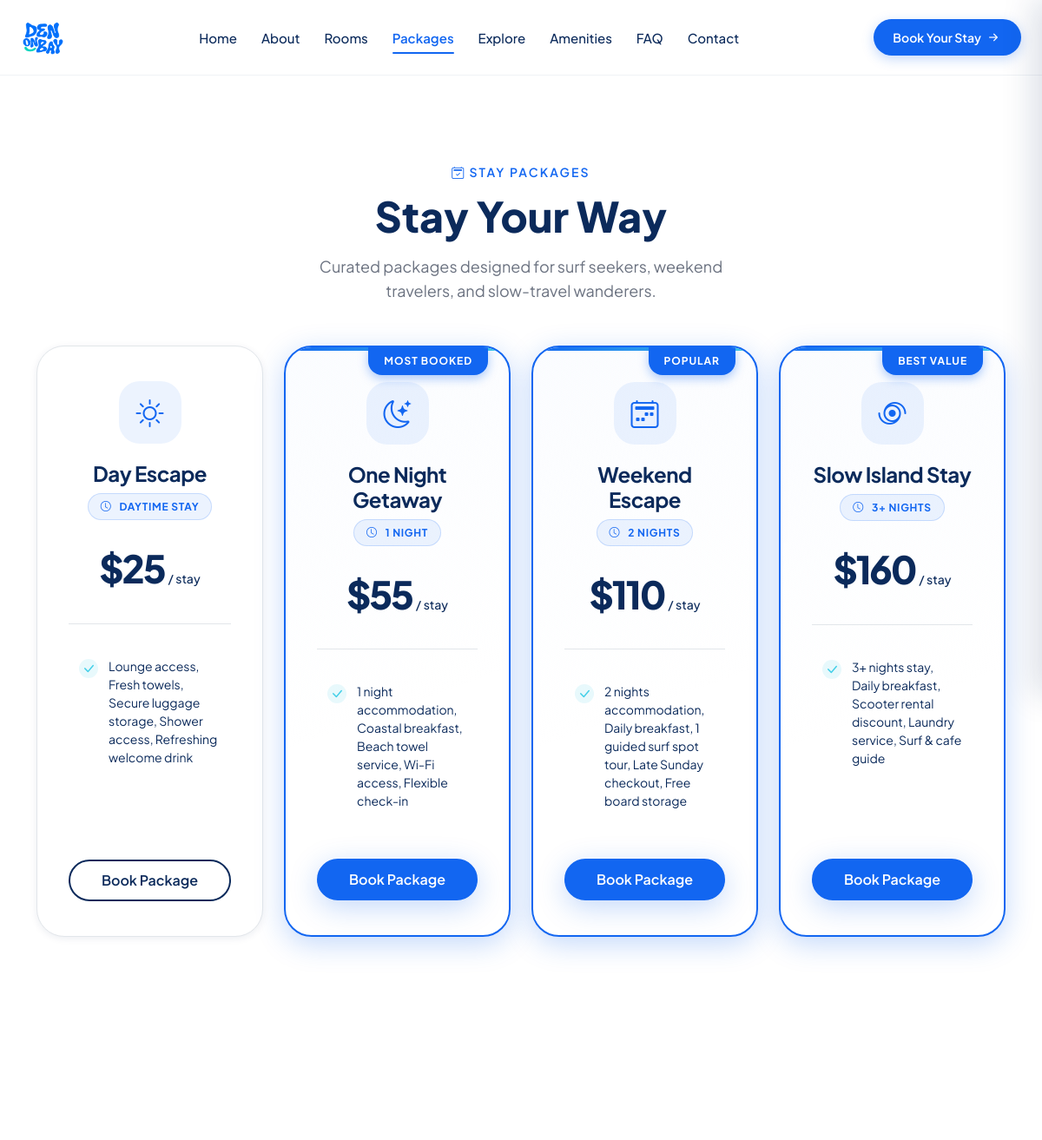
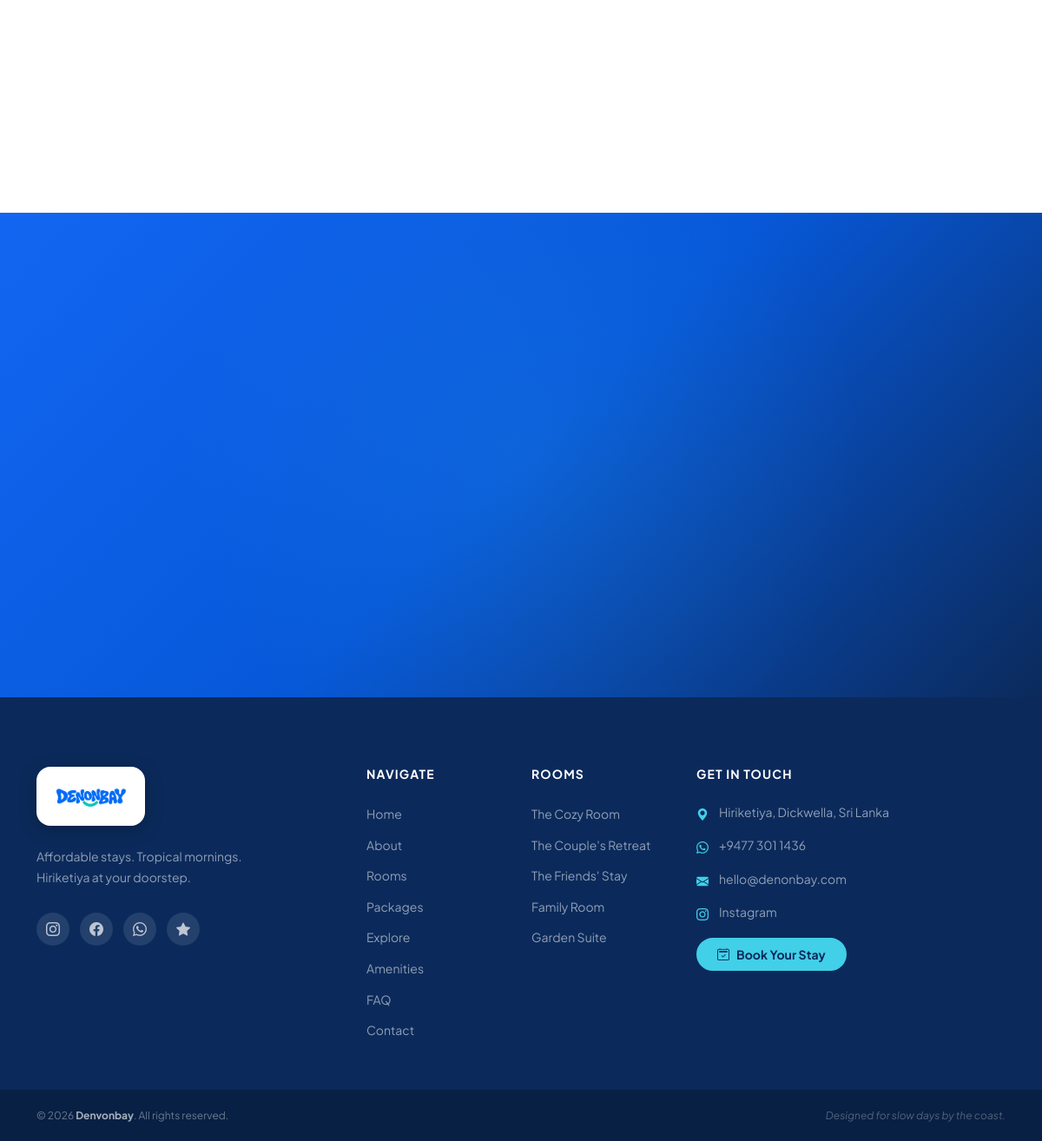
The page /packages.php on the database its author committed (2 pictures, top to bottom).
### tables this page shows
CREATE TABLE IF NOT EXISTS `packages` (
  `id` INT AUTO_INCREMENT PRIMARY KEY,
  `title` VARCHAR(100) NOT NULL,
  `slug` VARCHAR(100) NOT NULL UNIQUE,
  `subtitle` VARCHAR(150) DEFAULT NULL,
  `duration` VARCHAR(50) NOT NULL,
  `price` DECIMAL(10,2) NOT NULL,
  `badge` VARCHAR(50) DEFAULT NULL,
  `icon` VARCHAR(50) DEFAULT 'bi-sun',
  `features` TEXT DEFAULT NULL,
  `is_active` TINYINT(1) NOT NULL DEFAULT 1,
  `created_at` DATETIME DEFAULT CURRENT_TIMESTAMP
);

### includes/functions.php (called while the page is built, shortened)
<?php
function e($string) {
    return htmlspecialchars((string)$string, ENT_QUOTES, 'UTF-8');
}
function format_price($amount) {
    return '$' . number_format((float)$amount, 0);
}
function get_packages($pdo) {
    try {
        $stmt = $pdo->query("SELECT * FROM packages WHERE is_active = 1 ORDER BY id ASC");
        return $stmt->fetchAll();
    } catch (PDOException $e) {
        return [];
    }
}
function get_site_settings($pdo) {
    static $cachedSettings = null;
    if ($cachedSettings !== null) {
        return $cachedSettings;
    }
    $cachedSettings = [];
    try {
        $stmt = $pdo->query("SELECT setting_key, setting_value FROM site_settings");
        while ($row = $stmt->fetch()) {
            $cachedSettings[$row['setting_key']] = $row['setting_value'];
        }
    } catch (PDOException $e) {
    }
    return $cachedSettings;
}
function get_setting($pdo, $key, $default = '') {
    $settings = get_site_settings($pdo);
    return $settings[$key] ?? $default;
}

### packages.php (the view, shortened to what this page needs)
<?php
require_once 'config/database.php';
require_once 'includes/functions.php';
$packages = get_packages($pdo);
?>
<!DOCTYPE html>
<html lang="en">
<head>
    <link rel="stylesheet" href="https://cdn.jsdelivr.net/npm/bootstrap@5.3.3/dist/css/bootstrap.min.css">
    <link rel="stylesheet" href="https://cdn.jsdelivr.net/npm/bootstrap-icons@1.11.3/font/bootstrap-icons.min.css">
    <link rel="stylesheet" href="assets/css/common.css?v=<?= file_exists('assets/css/common.css') ? filemtime('assets/css/common.css') : '2.0' ?>">
    <link rel="stylesheet" href="assets/css/packages.css">
</head>
<body>
<?php include 'header.php'; ?>
<main id="main-content">
    <section class="packages-page-section">
        <div class="container">
            <div class="section-header text-center mb-5" data-reveal="up">
                <span class="section-eyebrow-dark"><i class="bi bi-calendar2-check me-1"></i>Stay Packages</span>
                <h1 class="section-heading-dark">Stay Your Way</h1>
                <p class="section-subtext-dark">Curated packages designed for surf seekers, weekend travelers, and slow-travel wanderers.</p>
            </div>
            <div class="row gy-4">
                <?php foreach ($packages as $pkg): ?>
                    <?php
                        $featuresList = array_filter(array_map('trim', explode("\n", $pkg['features'] ?? '')));
                        $isFeatured = !empty($pkg['badge']);
                    ?>
                    <div class="col-lg-3 col-md-6" data-reveal="up">
                        <div class="package-full-card <?= $isFeatured ? 'featured' : '' ?>" id="<?= e($pkg['slug']) ?>">
                            <?php if (!empty($pkg['badge'])): ?>
                                <div class="package-badge-tag"><?= e($pkg['badge']) ?></div>
                            <?php endif; ?>
                            <div class="package-header">
                                <div class="package-icon-wrap">
                                    <i class="bi <?= e($pkg['icon'] ?? 'bi-sun') ?>"></i>
                                </div>
                                <h3 class="package-name"><?= e($pkg['title']) ?></h3>
                                <div class="package-duration-pill">
                                    <i class="bi bi-clock me-1"></i><?= e($pkg['duration']) ?>
                                </div>
                                <div class="package-price-box">
                                    <span class="package-price-num"><?= format_price($pkg['price']) ?></span>
                                    <span class="package-price-sub">/ stay</span>
                                </div>
                            </div>
                            <div class="package-features">
                                <?php foreach ($featuresList as $feat): ?>
                                    <div class="package-feature-item">
                                        <i class="bi bi-check-lg"></i>
                                        <span><?= e($feat) ?></span>
                                    </div>
                                <?php endforeach; ?>
                            </div>
                            <a href="booking.php?package=<?= urlencode($pkg['slug']) ?>"
                               class="btn <?= $isFeatured ? 'btn-hero-primary' : 'btn-hero-secondary' ?> w-100 mt-auto">
                                Book Package
                            </a>
                        </div>
                    </div>
                <?php endforeach; ?>
            </div>
        </div>
    </section>
</main>
<?php include 'footer.php'; ?>
</body>
</html>

### header.php (shortened to what this page needs)
<?php
$currentPage = basename($_SERVER['PHP_SELF'], '.php');
?>
<header id="site-header" class="site-header">
    <div class="header-container">
        <a href="index.php" class="site-logo" aria-label="Denvonbay Home">
            <img src="assets/images/logo/PrimaryLogo.png" alt="Denvonbay" class="site-logo-img">
        </a>
        <nav class="desktop-nav" aria-label="Main navigation">
            <ul class="nav-list">
                <li class="nav-item">
                    <a class="nav-link <?= ($currentPage === 'index' || $currentPage === '') ? 'active' : '' ?>" href="index.php">Home</a>
                </li>
                <li class="nav-item">
                    <a class="nav-link <?= ($currentPage === 'about') ? 'active' : '' ?>" href="about.php">About</a>
                </li>
                <li class="nav-item">
                    <a class="nav-link <?= ($currentPage === 'rooms' || $currentPage === 'room-details') ? 'active' : '' ?>" href="rooms.php">Rooms</a>
                </li>
                <li class="nav-item">
                    <a class="nav-link <?= ($currentPage === 'packages') ? 'active' : '' ?>" href="packages.php">Packages</a>
                </li>
                <li class="nav-item">
                    <a class="nav-link <?= ($currentPage === 'explore' || $currentPage === 'destination-details') ? 'active' : '' ?>" href="explore.php">Explore</a>
                </li>
                <li class="nav-item">
                    <a class="nav-link <?= ($currentPage === 'amenities') ? 'active' : '' ?>" href="amenities.php">Amenities</a>
                </li>
                <li class="nav-item">
                    <a class="nav-link <?= ($currentPage === 'faq') ? 'active' : '' ?>" href="faq.php">FAQ</a>
                </li>
                <li class="nav-item">
                    <a class="nav-link <?= ($currentPage === 'contact') ? 'active' : '' ?>" href="contact.php">Contact</a>
                </li>
            </ul>
        </nav>
        <div class="header-actions">
            <a href="booking.php" class="header-book-btn" id="navBookBtn">
                <span>Book Your Stay</span>
                <i class="bi bi-arrow-right-short"></i>
            </a>
        </div>
    </div>
</header>

### footer.php (shortened to what this page needs)
<?php
$f_phone = isset($pdo) ? get_setting($pdo, 'contact_phone', '+9477 301 1436') : '+9477 301 1436';
$f_wa = isset($pdo) ? get_setting($pdo, 'whatsapp_number', '94773011436') : '94773011436';
$f_email = isset($pdo) ? get_setting($pdo, 'contact_email', 'hello@denonbay.com') : 'hello@denonbay.com';
$f_address = isset($pdo) ? get_setting($pdo, 'hotel_address', 'Hiriketiya, Dickwella, Sri Lanka') : 'Hiriketiya, Dickwella, Sri Lanka';
$f_insta = isset($pdo) ? get_setting($pdo, 'instagram_url', 'https://instagram.com') : 'https://instagram.com';
$f_fb = isset($pdo) ? get_setting($pdo, 'facebook_url', 'https://facebook.com') : 'https://facebook.com';
$f_wa_digits = preg_replace('/[^0-9]/', '', $f_wa);
?>
<?php if (empty($hideFooterCta)): ?>
<section class="final-cta-section" id="final-cta" aria-label="Book your stay at Denvonbay">
    <div class="container">
    </div>
</section>
<?php endif; ?>
<footer class="site-footer" role="contentinfo">
    <div class="footer-main">
        <div class="container">
            <div class="row gy-5">
                <div class="col-lg-4 col-md-6">
                    <a href="index.php" class="footer-brand" aria-label="Denvonbay Home">
                        <img src="assets/images/logo/horizontal.png" alt="Denvonbay" class="footer-brand-img">
                    </a>
                    <p class="footer-tagline">
                        Affordable stays. Tropical mornings.<br>Hiriketiya at your doorstep.
                    </p>
                    <div class="footer-socials">
                        <a href="<?= htmlspecialchars($f_insta) ?>" target="_blank" rel="noopener" class="footer-social-link" aria-label="Instagram"><i class="bi bi-instagram"></i></a>
                        <a href="<?= htmlspecialchars($f_fb) ?>" target="_blank" rel="noopener" class="footer-social-link" aria-label="Facebook"><i class="bi bi-facebook"></i></a>
                        <a href="https://wa.me/<?= $f_wa_digits ?>" target="_blank" rel="noopener" class="footer-social-link" aria-label="WhatsApp"><i class="bi bi-whatsapp"></i></a>
                        <a href="#" class="footer-social-link" aria-label="TripAdvisor"><i class="bi bi-star-fill"></i></a>
                    </div>
                </div>
                <div class="col-lg-2 col-md-6 col-6">
                    <h3 class="footer-heading">Navigate</h3>
                    <ul class="footer-nav-list">
                        <li><a href="index.php" class="footer-nav-link">Home</a></li>
                        <li><a href="about.php" class="footer-nav-link">About</a></li>
                        <li><a href="rooms.php" class="footer-nav-link">Rooms</a></li>
                        <li><a href="packages.php" class="footer-nav-link">Packages</a></li>
                        <li><a href="explore.php" class="footer-nav-link">Explore</a></li>
                        <li><a href="amenities.php" class="footer-nav-link">Amenities</a></li>
                        <li><a href="faq.php" class="footer-nav-link">FAQ</a></li>
                        <li><a href="contact.php" class="footer-nav-link">Contact</a></li>
                    </ul>
                </div>
                <div class="col-lg-2 col-md-6 col-6">
                    <h3 class="footer-heading">Rooms</h3>
                    <ul class="footer-nav-list">
                        <li><a href="rooms.php#cozy" class="footer-nav-link">The Cozy Room</a></li>
                        <li><a href="rooms.php#couples" class="footer-nav-link">The Couple's Retreat</a></li>
                        <li><a href="rooms.php#friends" class="footer-nav-link">The Friends' Stay</a></li>
                        <li><a href="rooms.php#family" class="footer-nav-link">Family Room</a></li>
                        <li><a href="rooms.php#suite" class="footer-nav-link">Garden Suite</a></li>
                    </ul>
                </div>
                <div class="col-lg-4 col-md-6">
                    <h3 class="footer-heading">Get in Touch</h3>
                    <ul class="footer-contact-list">
                        <li class="footer-contact-item">
                            <i class="bi bi-geo-alt-fill footer-contact-icon"></i>
                            <span><?= htmlspecialchars($f_address) ?></span>
                        </li>
                        <li class="footer-contact-item">
                            <i class="bi bi-whatsapp footer-contact-icon"></i>
                            <a href="https://wa.me/<?= $f_wa_digits ?>" class="footer-contact-link"><?= htmlspecialchars($f_phone) ?></a>
                        </li>
                        <li class="footer-contact-item">
                            <i class="bi bi-envelope-fill footer-contact-icon"></i>
                            <a href="mailto:<?= htmlspecialchars($f_email) ?>" class="footer-contact-link"><?= htmlspecialchars($f_email) ?></a>
                        </li>
                        <li class="footer-contact-item">
                            <i class="bi bi-instagram footer-contact-icon"></i>
                            <a href="<?= htmlspecialchars($f_insta) ?>" target="_blank" rel="noopener" class="footer-contact-link">Instagram</a>
                        </li>
                    </ul>
                    <a href="booking.php" class="btn btn-book-footer mt-3">
                        <i class="bi bi-calendar2-check me-2"></i>Book Your Stay
                    </a>
                </div>
            </div>
        </div>
    </div>
    <div class="footer-bottom">
        <div class="container">
            <div class="footer-bottom-inner">
                <p class="footer-copyright">&copy; <?= date('Y') ?> <strong>Denvonbay</strong>. All rights reserved.</p>
                <p class="footer-sub-text">Designed for slow days by the coast.</p>
            </div>
        </div>
    </div>
</footer>

### assets/css/packages.css (style rules this page uses)
.packages-page-section { padding: var(--section-py) 0; background: var(--warm-white); }
.package-full-card { background: var(--white); border-radius: var(--radius-xl); border: 1px solid var(--border-grey); box-shadow: var(--shadow-sm); padding: 40px 36px; position: relative; display: flex; flex-direction: column; height: 100%; transition: transform var(--transition-smooth), box-shadow var(--transition-smooth), border-color var(--transition-base); overflow: hidden; }
.package-full-card::before { content: ''; position: absolute; top: 0; left: 0; right: 0; height: 3px; background: linear-gradient(90deg, transparent, var(--primary-blue), transparent); opacity: 0; transition: opacity var(--transition-base); }
.package-full-card.featured { border: 2px solid var(--primary-blue); box-shadow: var(--shadow-blue); background: linear-gradient(160deg, rgba(18, 102, 241, 0.02) 0%, var(--white) 60%); }
.package-full-card.featured::before { opacity: 1; background: linear-gradient(90deg, var(--primary-blue), var(--aqua)); height: 4px; }
.package-badge-tag { position: absolute; top: -1px; right: 24px; background: var(--primary-blue); color: var(--white); font-size: var(--fs-xs); font-weight: var(--fw-bold); padding: 7px 18px; border-radius: 0 0 var(--radius-md) var(--radius-md); text-transform: uppercase; letter-spacing: 0.08em; box-shadow: 0 4px 12px rgba(18, 102, 241, 0.35); }
.package-header { text-align: center; margin-bottom: 28px; padding-bottom: 28px; border-bottom: 1px solid var(--border-grey); }
.package-icon-wrap { width: 72px; height: 72px; background: rgba(18, 102, 241, 0.08); color: var(--primary-blue); border-radius: var(--radius-lg); display: flex; align-items: center; justify-content: center; font-size: 2rem; margin: 0 auto 20px; transition: background var(--transition-base), transform var(--transition-smooth); }
.package-name { font-size: var(--fs-xl); font-weight: var(--fw-bold); color: var(--dark-text); margin-bottom: 8px; letter-spacing: -0.02em; }
.package-duration-pill { font-size: var(--fs-xs); color: var(--primary-blue); font-weight: var(--fw-bold); background: rgba(18, 102, 241, 0.08); border: 1px solid rgba(18, 102, 241, 0.18); padding: 5px 14px; border-radius: var(--radius-full); display: inline-flex; align-items: center; gap: 5px; margin-bottom: 20px; text-transform: uppercase; letter-spacing: 0.06em; }
.package-price-box { display: flex; align-items: baseline; justify-content: center; gap: 4px; }
.package-price-num { font-size: clamp(2.25rem, 4vw, 2.75rem); font-weight: var(--fw-extrabold); color: var(--dark-text); letter-spacing: -0.05em; }
.package-price-sub { font-size: var(--fs-sm); color: var(--muted-text); font-weight: var(--fw-medium); }
.package-features { margin-bottom: 32px; flex: 1; }
.package-feature-item { display: flex; align-items: flex-start; gap: 12px; font-size: var(--fs-sm); color: var(--dark-text); margin-bottom: 14px; line-height: 1.5; padding: 10px 12px; border-radius: var(--radius-sm); transition: background var(--transition-fast); }
.package-feature-item i { color: var(--aqua); font-size: 1rem; margin-top: 2px; flex-shrink: 0; background: rgba(66, 207, 232, 0.12); width: 22px; height: 22px; border-radius: 50%; display: flex; align-items: center; justify-content: center; }

### rows shown on the page
packages: title "Day Escape", duration "DAYTIME STAY", price "$25", features "Lounge access, Fresh towels, Secure luggage storage, Shower access, Refreshing welcome drink"
packages: badge "MOST BOOKED", title "One Night Getaway", duration "1 NIGHT", price "$55", features "1 night accommodation, Coastal breakfast, Beach towel service, Wi-Fi access, Flexible check-in"
packages: badge "POPULAR", title "Weekend Escape", duration "2 NIGHTS", price "$110", features "2 nights accommodation, Daily breakfast, 1 guided surf spot tour, Late Sunday checkout, Free board storage"
packages: badge "BEST VALUE", title "Slow Island Stay", duration "3+ NIGHTS", price "$160", features "3+ nights stay, Daily breakfast, Scooter rental discount, Laundry service, Surf & cafe guide"

### other values the page prints
$f_address "Hiriketiya, Dickwella, Sri Lanka"
$f_phone "+9477 301 1436"
$f_email "hello@denonbay.com"
